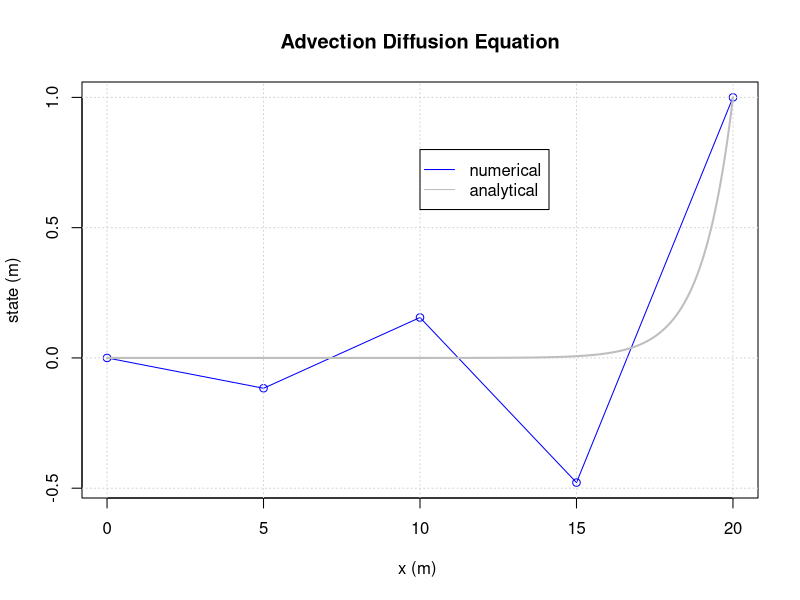

Write the R code that produced this figure.
## ---- chunk 1
dx = 5  # step size
D  = 5  # diffusion coefficient
u  = 5  # advectio coefficient
bl = 0  # left boundary
br = 1  # right boundary
n  = 5  # amount of nodes
## ---- chunk 2
dx    = 5    # step size
D     = 5    # diffusion coefficient
u     = 5    # advectio coefficient
bl    = 0    # left boundary
br    = 1    # right boundary
n     = 5    # amount of nodes

left  = 0    # left coordinate
xcoor = seq(left,dx*(n-1), by=dx)

V     = c()  # build an empty vector for the solutions
M     = matrix(0,nrow=length(xcoor),ncol=length(xcoor)) 

for(j in 2:(length(xcoor)-1))
{
  M[j,j-1] = -u/(2*dx) - D/(dx^2)
  M[j,j  ] = 2*D/(dx^2)
  M[j,j+1] = u/(2*dx) - D/(dx^2)
  V[j]     = 0
}

# Left boundary
M[1,1] = 1
V[1]   = bl

# Right boundary
M[n,n] = 1
V[n]   = br

# Solve the system
s = solve(M,V)

# Plotting
plot(xcoor,s,ylab="state (m)",xlab="x (m) ",type='o',col='blue')
title(main='Advection Diffusion Equation')
grid()

# Calculate and plot the analytical solution
L = dx*(n-1)
xcooranalyt = seq(0,L, by=0.01)
sanalyt = c()
Danalyt = D
uanalyt = u
Peanalyt = uanalyt*L/Danalyt

for(j in 1:(length(xcooranalyt)))
{
  sanalyt[j] = bl+(exp(xcooranalyt[j]*Peanalyt/L)-1.)/(exp(Peanalyt)-1.)*(br-bl)
}

lines(xcooranalyt,sanalyt,col="grey",lwd=2) # analytical solution
legend(10, 0.8, c("numerical", "analytical"), col = c("blue","grey"), lty = c(1,1), pch = c(-1,-1))
